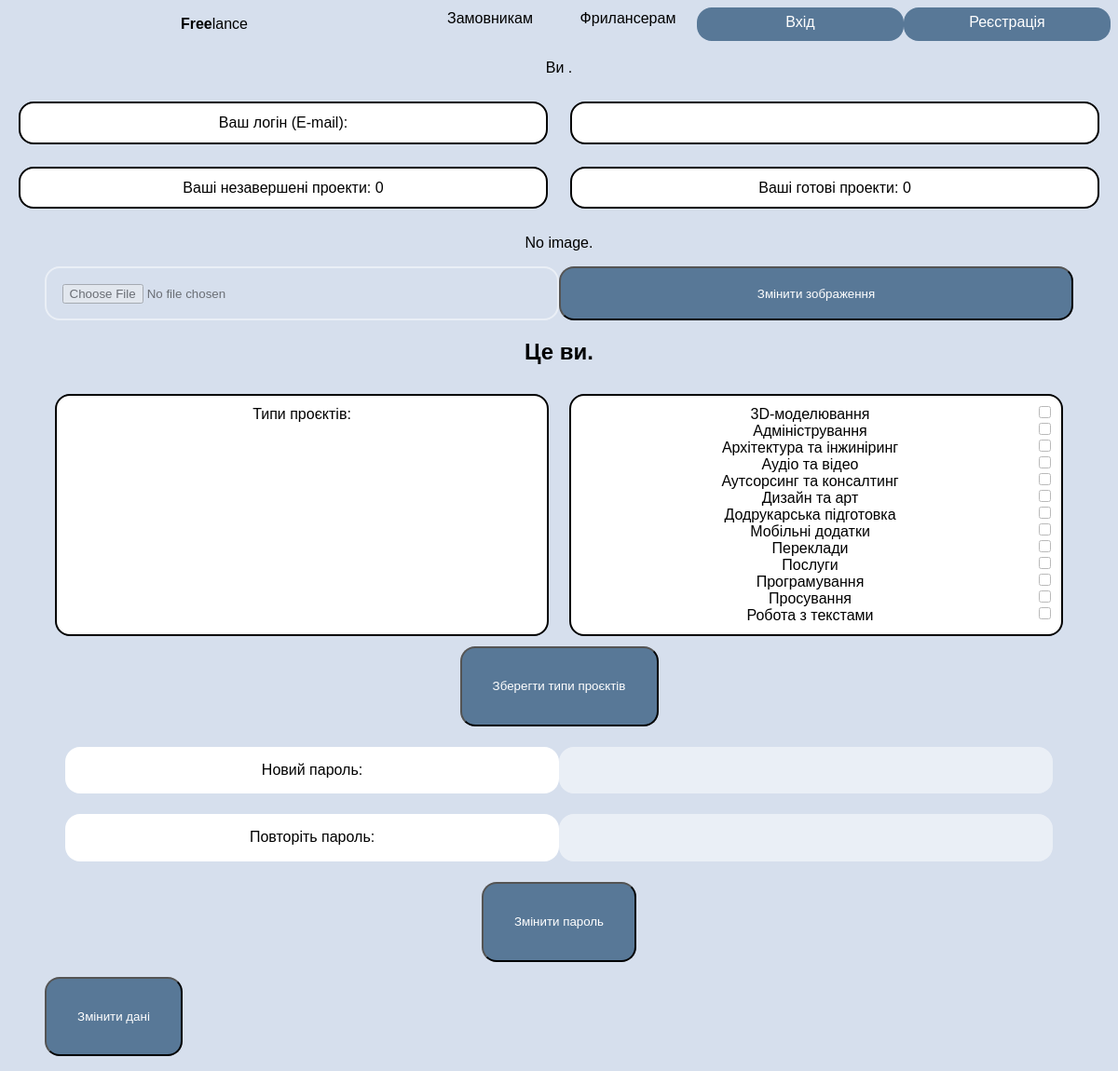
Screenshot of /pages/user.php?img=1 with the database file from the repository.
### tables this page shows
CREATE TABLE ProjectType(
                            id INT AUTO_INCREMENT PRIMARY KEY,
                            title VARCHAR(64) NOT NULL UNIQUE
);

### pages/user.php (the view, shortened to what this page needs)
<!DOCTYPE html>
<html>
<head>
    <link rel="stylesheet" href="../css/styles.css">
</head>
<body>
    <?php
        require_once("../connect/session.php");
        require("../fragments/top-pane.php");
    ?>
    <?php
    if(array_key_exists("id", $_GET)){
        $id = 0 + $_GET['id'];
    }
    else{
        $id = 0 + $login_id;
    }
    $stmt = $mysqli->prepare("SELECT login as userlogin, first_name, last_name, role, image_data, info FROM Participant WHERE id = ?;");
    $stmt->bind_param("i", $id);
    $stmt->execute();
    if($result = $stmt->get_result()){
        extract($result->fetch_assoc());
        ?>
        <p class="centered-text"><?=$MSG['you_are']?> <strong><?=$MSG[$role]?></strong>.</p>
        <div class="double-row">
            <div class="centered-text block-label-bordered-black" style="padding: 2%"><?=$MSG['your_login']?></div>
            <div class="centered-text block-label-bordered-black" style="padding: 2%;"><?=$userlogin?></div>
        </div>
        <?php
            if($role='contractor'){
                $stmt = $mysqli->prepare("SELECT COUNT(*) FROM Project WHERE contractor_id = ?;");
                $stmt->bind_param("i", $id);
                $stmt->execute();
                $undertaken_projects = $stmt->get_result()->fetch_row()[0];
                $stmt = $mysqli->prepare("SELECT COUNT(*) FROM Project WHERE contractor_id = ? AND completed = TRUE;");
                $stmt->bind_param("i", $id);
                $stmt->execute();
                $finished_projects = $stmt->get_result()->fetch_row()[0];
                ?>
                    <div class="double-row">
                        <div class="block-label-bordered-black centered-text" style="padding: 2%"><?=$MSG['projects_open']?>: <?=$undertaken_projects?></div>
                        <div class="block-label-bordered-black centered-text" style="padding: 2%"><?=$MSG['projects_completed']?>: <?=$finished_projects?></div>
                    </div>
                <?php
            }
        ?>
            <div class="centered-text">
                <?php
                    $stmt = $mysqli->prepare("SELECT image_data FROM Participant WHERE id = ?;");
                    $stmt -> bind_param("i", $id);
                    $stmt->execute();
                    if($stmt->get_result()->fetch_row()[0]){
                ?>
                    <img style="max-width: 25%" src="../uploads/image<?=$id?>" alt="Profile image.">
                <?php
                    }
                    else{
                        ?> <p>No image.</p> <?php
                    }
                ?>
            </div>
        <?php
        if($login_id == $id){
            ?>
            <blockquote>
                <form action="change-image-action.php" method="POST" class="centered-text" enctype="multipart/form-data">
                    <div class="double-row">
                        <input class="centered-text" type="file" name="file" id="file">
                        <button type="submit" class="block-label-blue"><?=$MSG['change_i']?></button>
                    </div>
                </form>
            </blockquote>
            <h2 class="centered-text"><?=$MSG['this_is_you']?></h2>
            <blockquote>
                <form action="change-types-action.php" method="POST" class="centered-text">
                    <div class="double-row">
                        <label class="block-label-bordered-black" style="padding: 2%"><?=$MSG['types']?>:</label>
                        <div class="block-label-bordered-black"  style="padding: 2%">
                            <?php
                                $stmt = $mysqli->prepare("SELECT * FROM ProjectType;");
                                $stmt->execute();
                                $result = $stmt->get_result();
                                while($TYPE = $result->fetch_assoc()){
                            ?>
                                    <input type="checkbox" id="<?=$TYPE['title']?>" name="<?=$TYPE['title']?>"
                                    >
                                    <label for="<?=$TYPE['title']?>"><?=$TYPE['title']?></label>
                                    <br/>
                            <?php
                                }
                            ?>
                        </div>
                    </div>
                    <button type="submit" class="block-label-blue"><?=$MSG['change_types']?></button>
                </form>
            </blockquote>
            <blockquote>
                    <form action="change-password-action.php" method="POST" class="centered-text">
                        <?php
                            require("../fragments/password-entry.php");
                        ?>
                        <button type="submit" class="block-label-blue"><?=$MSG['change_p']?></button>
                    </form>
                </blockquote>
            <blockquote>
                <form action="change-info-action.php" method="POST">
                    <button type="submit" class="block-label-blue"><?=$MSG['change_inf']?></button>
                </form>
            </blockquote>
            <?php
        }
    }
    ?>
</html>

### fragments/top-pane.php (shortened to what this page needs)
<?php
require_once("../connect/session.php");
?>
<div id="top-panel" style="text-align: center">
<?php
if(!@$login){
    ?>
    <div style="display: grid; grid-template-columns: 3fr repeat(2, 1fr) 3fr">
        <a style="text-decoration: none; color: black; padding: 2%" href="../pages/index.php"><strong>Free</strong>lance</a>
        <a style="text-decoration: none; color: black; padding: 2%" href=""><?=$MSG['for_clients']?></a>
        <a style="text-decoration: none; color: black; padding: 2%" href=""><?=$MSG['for_contractors']?></a>
        <div style="display: grid; grid-template-columns: repeat(2, 1fr)">
            <a class="block-label-blue" href="../pages/sign-in.php"><?=$MSG['the_login']?></a>
            <a class="block-label-blue" href="../pages/register.php"><?=$MSG['the_registration']?></a>
        </div>
    </div>
    <?php
}
?>
</div>

### fragments/password-entry.php (shortened to what this page needs)
<div class="double-row" style="margin: 2%">
    <label for="password" class="block-label-white"><?=$MSG['new_p']?></label>
    <input name="password" id="new_password" type="password" autocomplete="new-password">
</div>
<div class="double-row" style="margin: 2%">
    <label for="password" class="block-label-white"><?=$MSG['retype_p']?></label>
    <input name="passcopy" id="copy_password" type="password" autocomplete="new-password">
</div>

### css/styles.css (style rules this page uses)
body { background: #D6DFED; font-family: sans-serif; }
.centered-text { text-align: center; }
.block-label-bordered-black { text-decoration: none; display: inline-block; border-color: #000000; background: #FFFFFF; border-width: 2px; border-radius: 16px; border-style: solid; margin: 2%; }
.block-label-white { text-decoration: none; display: inline-block; background: #FFFFFF; color: #000000; border-radius: 16px; padding: 3%; }
.block-label-blue { text-decoration: none; display: inline-block; background: #587897; color: #FFFFFF; border-radius: 16px; padding: 3%; }
input { opacity: 50%; float: right; border-style: solid; border-color: #FFFFFF; border-width: 2px; border-radius: 16px; padding: 3%; margin: 0 0 0 0; }
a { text-decoration: none; }
.double-row { display: grid; grid-template-columns: repeat(2, 1fr); }

### rows the page displays
projecttype: title "3D-моделювання"
projecttype: title "Адміністрування"
projecttype: title "Архітектура та інжиніринг"
projecttype: title "Аудіо та відео"
projecttype: title "Аутсорсинг та консалтинг"
projecttype: title "Дизайн та арт"
projecttype: title "Додрукарська підготовка"
projecttype: title "Мобільні додатки"
projecttype: title "Переклади"
projecttype: title "Послуги"
projecttype: title "Програмування"
projecttype: title "Просування"
projecttype: title "Робота з текстами"

### other values shown
$MSG['for_clients'] "Замовникам"
$MSG['for_contractors'] "Фрилансерам"
$MSG['the_login'] "Вхід"
$MSG['the_registration'] "Реєстрація"
$MSG['you_are'] "Ви"
$MSG['your_login'] "Ваш логін (E-mail):"
$MSG['projects_open'] "Ваші незавершені проекти"
$undertaken_projects "0"
$MSG['projects_completed'] "Ваші готові проекти"
$finished_projects "0"
$MSG['change_i'] "Змінити зображення"
$MSG['this_is_you'] "Це ви."
$MSG['types'] "Типи проєктів"
$MSG['change_types'] "Зберегти типи проєктів"
$MSG['new_p'] "Новий пароль:"
